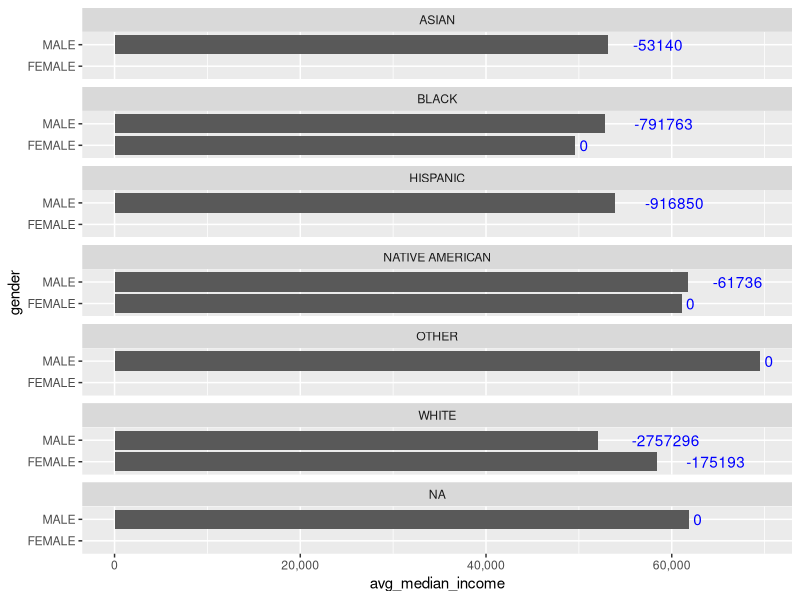
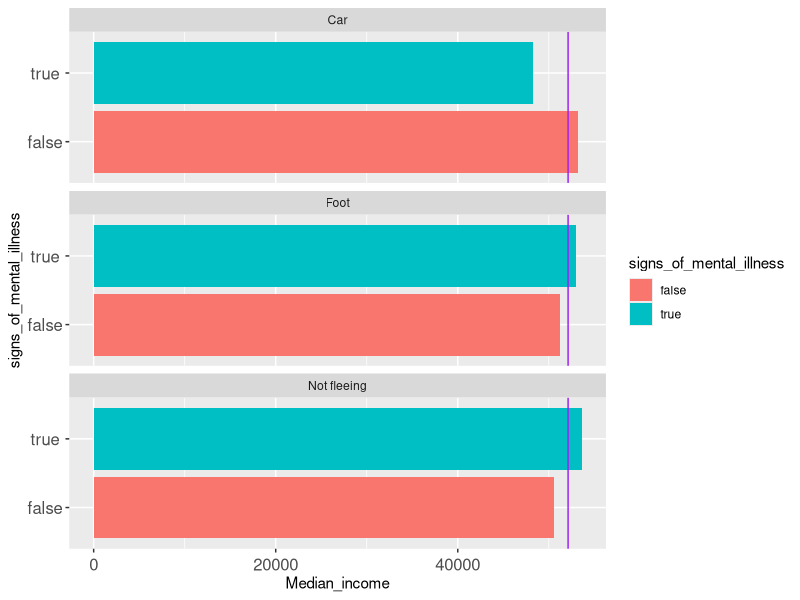
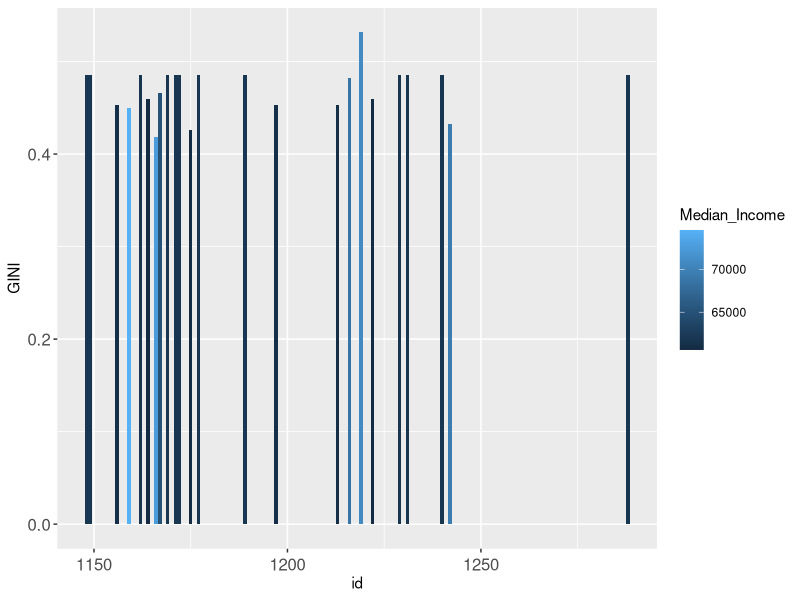
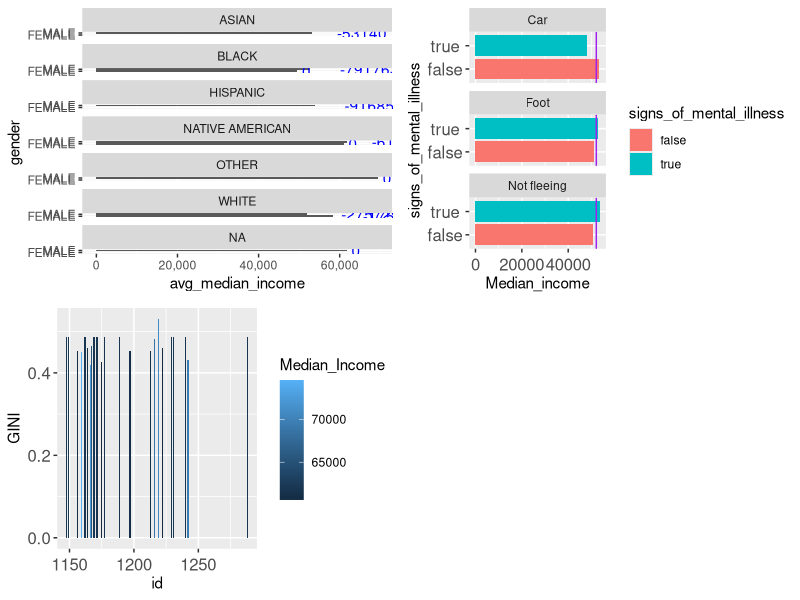

Recreate these plots in R, in order.
require(ggplot2)
require(dplyr)


income <- read.csv(file="../01 Data/census-income-data.csv", header=TRUE, sep=",")
fatalPoliceShootings <- read.csv(file="../01 Data/fatal-police-shootings-data.csv", header=TRUE, sep=",")
incomeOfTheFatallyShot <- read.csv(file="../01 Data/fatal-police-shootings-and-census-income-data.csv", header=TRUE, sep=",")

#Histogram-----------------------------------------------------------------------------

histogram <- ggplot(incomeOfTheFatallyShot) + geom_histogram(aes(Per_Capita_Income, fill = Per_Capita_Income  ))
#End Histogram-----------------------------------------------------------------------------

#Box Plot-----------------------------------------------------------------------------

boxplot <- ggplot(incomeOfTheFatallyShot) + geom_boxplot(aes(x = flee, y = Median_Family_Income, fill = flee)  )
#End Box Plot-----------------------------------------------------------------------------

#Scatter Plot-----------------------------------------------------------------------------
scatterplot <- ggplot(incomeOfTheFatallyShot) + geom_point(aes(x = GINI, y = Median_Family_Income, color = armed))

#End Scatter Plot-----------------------------------------------------------------------------


#CrossTabs-----------------------------------------------------------------------------
# First Plot

genderMentalIll <- dplyr::select(incomeOfTheFatallyShot, Per_Capita_Income, gender, signs_of_mental_illness)

countTotal <- genderMentalIll %>% mutate(Per_Capita_Range = ifelse(Per_Capita_Income < 26500, "low", ifelse(Per_Capita_Income < 31000 & Per_Capita_Income > 26500, "medium","high"))) %>% count(Per_Capita_Range,gender, signs_of_mental_illness)


lowCapitaRange <- countTotal %>% filter(Per_Capita_Range == "low")
mediumCapitaRange <- countTotal %>% filter(Per_Capita_Range == "medium")
highCapitaRange <- countTotal %>% filter(Per_Capita_Range == "high")

capitaRangePlot <- ggplot() + 
  geom_text(data = lowCapitaRange, aes(x=gender, y=signs_of_mental_illness, label = n),nudge_x = -0.2, size=10) + 
  geom_text(data = mediumCapitaRange, aes(x=gender, y=signs_of_mental_illness, label = n),nudge_x = 0, size=10) + 
  geom_text(data = highCapitaRange, aes(x=gender, y=signs_of_mental_illness, label = n),nudge_x = 0.2, size=10) 

# Second Plot

plotDF <- dplyr::inner_join(income, fatalPoliceShootings, by = c("State" = "state")) %>% 
  dplyr::group_by(gender, race) %>% 
  dplyr::summarize(avg_median_income = mean(Median_Income))

subset <- dplyr::inner_join(income,fatalPoliceShootings, by = c("State" = "state")) %>% dplyr::filter(Median_Income >= 46000 & Median_Income <= 62000) %>%
  dplyr::group_by(gender, race) %>% 
  dplyr::summarize(avg_median_income = mean(Median_Income)) 

genderRacePlot <- ggplot() + 
  geom_text(data = plotDF, aes(x= gender, y=race, label = avg_median_income), size=10) + 
  geom_text(data = subset, aes(x=gender, y=race, label = avg_median_income), nudge_y = -.5, size=4)


#Third Plot

test <- incomeOfTheFatallyShot %>% dplyr::group_by(race,flee) %>% dplyr::summarise(income = median(Median_Income), MedianFamilyIncomePerCapitaIncomeRatio = median(Median_Family_Income/Per_Capita_Income))

raceFleePlot <- ggplot(test) + 
  theme(axis.text.x=element_text(angle=90, size=16, vjust=0.5)) + 
  theme(axis.text.y=element_text(size=16, hjust=0.5)) +
  geom_text(aes(x=race, y=flee, label = income), size=6)+
  geom_tile(aes(x=race, y=flee, fill=MedianFamilyIncomePerCapitaIncomeRatio), alpha=0.50)

#End CrossTabs-----------------------------------------------------------------------------

#BarCharts -----------------------------------------------------------------------------

# Median Income by Race

incomeByRace <- incomeOfTheFatallyShot %>% dplyr::group_by(race, gender) %>% dplyr::summarize(avg_median_income = mean(Median_Income), sum_income = sum(Median_Income)) %>% dplyr::group_by(race, gender, avg_median_income) %>% dplyr::summarize(window_avg_income = mean(sum_income))

incomeByRacePlot <- ggplot(incomeByRace, aes(x = gender, y = avg_median_income)) + 
  geom_bar(stat = "identity") +
  scale_y_continuous(labels = scales::comma) + 
  facet_wrap(~race, ncol=1) +
  coord_flip() +
  geom_text(mapping=aes(x=gender, y=avg_median_income, label=round(avg_median_income - window_avg_income)),colour="blue", hjust=-.5)
plot(incomeByRacePlot)

# Median Income by Fleeing

fleeMentalIncome <- incomeOfTheFatallyShot %>% dplyr::select(flee,signs_of_mental_illness,Median_Income) %>% group_by(signs_of_mental_illness,flee) %>% dplyr::filter(flee %in% c('Car','Foot','Not fleeing')) %>% summarise(Median_income = median(Median_Income))


fleePlot <- ggplot(fleeMentalIncome, aes(x=signs_of_mental_illness, y=Median_income, fill=signs_of_mental_illness)) +
  theme(axis.text.x=element_text(angle=0, size=12, vjust=0.5)) + 
  theme(axis.text.y=element_text(size=12, hjust=0.5)) + 
  geom_bar(stat = "identity") + 
  facet_wrap(~flee, ncol=1) + 
  coord_flip() + 
  geom_hline(aes(yintercept = median(Median_income)), color="purple")
plot(fleePlot)


# Inequality Index for High Income Criminals

inequalityIndexforHighIncome <- incomeOfTheFatallyShot %>% dplyr::select(id,GINI,Median_Income) %>% mutate(Median_Income_Range = ifelse(Median_Income < 50000, "low", ifelse(Median_Income < 60000 & Median_Income > 50000, "medium","high"))) %>% dplyr::filter(Median_Income_Range == 'high',id > 1000) 
  
inequalityPlot <- ggplot(inequalityIndexforHighIncome, aes(x=id, y=GINI, fill=Median_Income)) +
  theme(axis.text.x=element_text(angle=0, size=12, vjust=0.5)) + 
  theme(axis.text.y=element_text(size=12, hjust=0.5)) +
  geom_bar(stat = "identity")
plot(inequalityPlot)

#End Barcharts-----------------------------------------------------------------------------



require("grid")

setwd("../03 Visualizations")

png("allPlots.png", width = 45, height = 45, units = "in", res = 120)
grid.newpage()
pushViewport(viewport(layout = grid.layout(2, 2)))   

# Print Plots
print(incomeByRacePlot, vp = viewport(layout.pos.row = 1, layout.pos.col = 1))  
print(fleePlot, vp = viewport(layout.pos.row = 1, layout.pos.col = 2))
print(inequalityPlot, vp = viewport(layout.pos.row = 2, layout.pos.col = 1))

dev.off()
